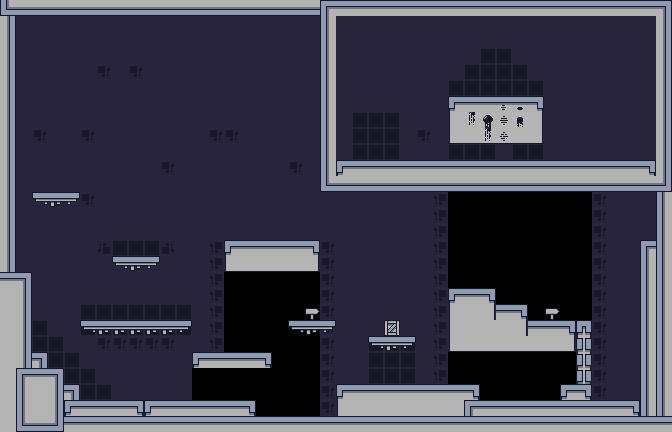

This is a level from a 2D game, rendered from its Tiled map with the project's own tilesets. A one-line summary and the map file follow, with tile-layer data summarised:
An orthogonal 42x27 tile map with 16x16 px tiles, 2 tile layers (Layer-BACK, Layer-GROUND), 2 tilesets and 31 objects (5x ENEMY_H, 4x HEALTH, 4x AMMO, 4x KEY, 3x GRANADE, ...).

<map version="1.0" tiledversion="2017.10.11" orientation="orthogonal" renderorder="left-up" width="42" height="27" tilewidth="16" tileheight="16" infinite="0" nextobjectid="44">
 <tileset firstgid="1" source="TestTileset.tsx" />
 <tileset firstgid="65" source="Objects_Tileset.tsx" />
 <layer name="Layer-BACK" width="42" height="27">
  <data>[1134 cells, 1134 non-empty, 6 distinct tile ids]</data>
 </layer>
 <layer name="Layer-GROUND" width="42" height="27">
  <properties>
   <property name="TYPE" value="SOLID" />
  </properties>
  <data>[1134 cells, 393 non-empty, 37 distinct tile ids]</data>
 </layer>
 <objectgroup name="Enemies">
  <object id="35" name="Enemy" type="ENEMY_H" gid="105" x="494" y="160" width="16" height="16">
   <properties>
    <property name="item_id" type="int" value="1" />
   </properties>
  </object>
  <object id="36" name="Enemy" type="ENEMY_H" gid="105" x="256" y="240" width="16" height="16">
   <properties>
    <property name="item_id" type="int" value="1" />
   </properties>
  </object>
  <object id="37" name="Enemy" type="ENEMY_H" gid="105" x="96" y="320" width="16" height="16">
   <properties>
    <property name="item_id" type="int" value="1" />
   </properties>
  </object>
  <object id="38" name="Enemy" type="ENEMY_H" gid="105" x="288" y="240" width="16" height="16">
   <properties>
    <property name="item_id" type="int" value="1" />
   </properties>
  </object>
  <object id="39" name="Enemy" type="ENEMY_H" gid="105" x="272" y="240" width="16" height="16">
   <properties>
    <property name="item_id" type="int" value="1" />
   </properties>
  </object>
  <object id="40" name="Granade" type="GRANADE" gid="71" x="112" y="256" width="16" height="16" />
  <object id="41" name="Granade" type="GRANADE" gid="71" x="128" y="256" width="16" height="16" />
  <object id="42" name="Granade" type="GRANADE" gid="71" x="144" y="256" width="16" height="16" />
 </objectgroup>
 <objectgroup name="Entities">
  <object id="5" name="Coin" type="COIN" gid="67" x="304" y="416" width="16" height="16">
   <properties>
    <property name="item_id" type="int" value="1" />
   </properties>
  </object>
  <object id="6" name="Coin" type="COIN" gid="67" x="304" y="400" width="16" height="16">
   <properties>
    <property name="item_amount" type="int" value="1" />
    <property name="item_id" type="int" value="0" />
   </properties>
  </object>
  <object id="7" name="PlayerStart" type="START_POINT" gid="65" x="224" y="352" width="16" height="16" />
  <object id="9" name="NextLevel" type="END_POINT" gid="66" x="608" y="400" width="16" height="16">
   <properties>
    <property name="next_scene" value="res://Scenes/Template/Platform2D_Template_END.tscn" />
   </properties>
  </object>
  <object id="13" name="Health" type="HEALTH" gid="68" x="472" y="95" width="16" height="16">
   <properties>
    <property name="item_id" type="int" value="3" />
   </properties>
  </object>
  <object id="14" name="Ammo" type="AMMO" gid="69" x="48" y="368" width="16" height="16" />
  <object id="15" name="KEY_A" type="KEY" gid="70" x="114" y="318" width="16" height="16">
   <properties>
    <property name="key_name" value="KEY_A" />
   </properties>
  </object>
  <object id="16" name="PowerUpSpeed" type="POWER_UP_SPEED" gid="73" x="337" y="383" width="16" height="16">
   <properties>
    <property name="new_speed" type="int" value="250" />
   </properties>
  </object>
  <object id="17" name="PowerUpJump" type="POWER_UP_JUMP" gid="74" x="399" y="383" width="16" height="16">
   <properties>
    <property name="new_jump_force" type="int" value="350" />
   </properties>
  </object>
  <object id="18" name="PowerUpGrav" type="POWER_UP_GRAVITY" gid="75" x="448" y="382" width="16" height="16">
   <properties>
    <property name="new_gravity_y" type="int" value="500" />
   </properties>
  </object>
  <object id="19" name="InfoMsg1" type="MSG_INFO" gid="81" x="304" y="321" width="16" height="16">
   <properties>
    <property name="info_text" value="Test msg info nanel" />
    <property name="panel_offset_x" type="int" value="8" />
    <property name="panel_offset_y" type="int" value="-45" />
   </properties>
  </object>
  <object id="20" name="Teleport_A" type="TELEPORT" gid="82" x="176" y="399" width="16" height="16">
   <properties>
    <property name="key_name" value="KEY_A" />
    <property name="need_key" type="bool" value="true" />
    <property name="target_name" value="Teleport_B" />
   </properties>
  </object>
  <object id="21" name="Teleport_B" type="TELEPORT" gid="82" x="368" y="150" width="16" height="16">
   <properties>
    <property name="key_name" value="KEY_A" />
    <property name="need_key" type="bool" value="true" />
    <property name="target_name" value="Teleport_A" />
   </properties>
  </object>
  <object id="23" name="Health" type="HEALTH" gid="68" x="448" y="96" width="16" height="16" />
  <object id="24" name="Health" type="HEALTH" gid="68" x="496" y="96" width="16" height="16">
   <properties>
    <property name="item_id" type="int" value="2" />
   </properties>
  </object>
  <object id="25" name="Health" type="HEALTH" gid="68" x="520" y="95" width="16" height="16">
   <properties>
    <property name="item_id" type="int" value="1" />
   </properties>
  </object>
  <object id="26" name="Ammo" type="AMMO" gid="69" x="64" y="384" width="16" height="16">
   <properties>
    <property name="item_amount" type="int" value="25" />
    <property name="item_id" type="int" value="1" />
   </properties>
  </object>
  <object id="27" name="Ammo" type="AMMO" gid="69" x="80" y="400" width="16" height="16">
   <properties>
    <property name="item_amount" type="int" value="40" />
    <property name="item_id" type="int" value="2" />
   </properties>
  </object>
  <object id="28" name="Ammo" type="AMMO" gid="69" x="32" y="352" width="16" height="16">
   <properties>
    <property name="item_amount" type="int" value="50" />
    <property name="item_id" type="int" value="3" />
   </properties>
  </object>
  <object id="29" name="KEY_D" type="KEY" gid="70" x="135" y="318" width="16" height="16">
   <properties>
    <property name="item_id" type="int" value="3" />
    <property name="key_name" value="KEY_D" />
   </properties>
  </object>
  <object id="30" name="KEY_C" type="KEY" gid="70" x="156" y="318" width="16" height="16">
   <properties>
    <property name="item_id" type="int" value="2" />
    <property name="key_name" value="KEY_C" />
   </properties>
  </object>
  <object id="31" name="KEY_B" type="KEY" gid="70" x="177" y="319" width="16" height="16">
   <properties>
    <property name="item_id" type="int" value="1" />
    <property name="key_name" value="KEY_B" />
   </properties>
  </object>
  <object id="43" name="InfoExit" type="MSG_INFO" gid="81" x="542" y="319" width="16" height="16">
   <properties>
    <property name="info_text" value="Continue for exit to next level" />
    <property name="panel_offset_y" type="int" value="-45" />
   </properties>
  </object>
 </objectgroup>
</map>